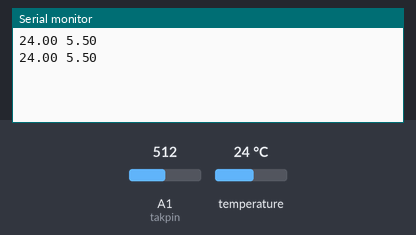
Simulated run of this sketch. Board: Arduino Uno, built with avr-gcc and run on an emulated ATmega328P. On the bench: the last lines printed to the serial monitor. Inputs (shaded band) come from the test bench; at power-on: temperature 24 °C, A1 (takpin) = 512.

Above: at 2.6 s.
2.7 s: temperature set to 12 °C
At 3.6 s:
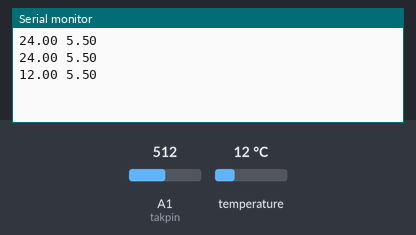
4.2 s: A1 (takpin) set to 716
At 5.5 s:
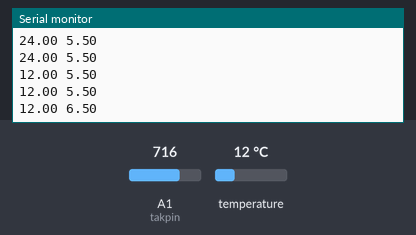
5.7 s: temperature set to 19 °C
At 6.9 s:
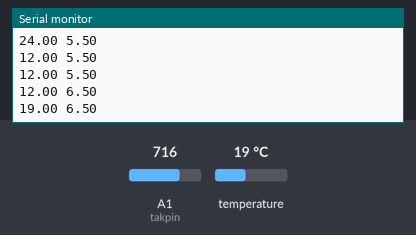
7.2 s: A1 (takpin) set to 900
At 7.9 s:
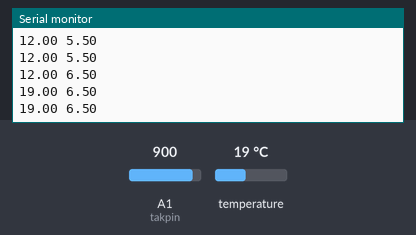
Timing chart, 0 to 9.7 s (numbered marks = the images above; inputs shaded):
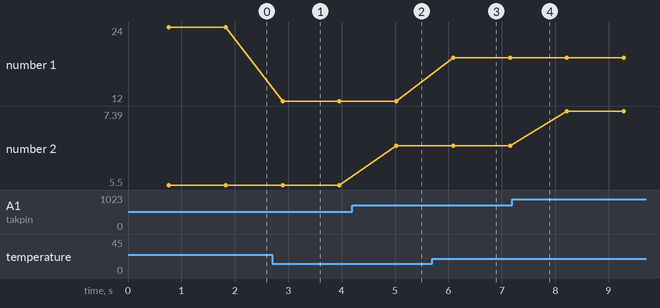

Measured:
- after the input at 2.7 s, the serial monitor: prints a new line after 0.19 s (image 1)
- after the input at 4.2 s, the serial monitor: prints a new line after 0.83 s (image 2)
- after the input at 5.7 s, the serial monitor: prints a new line after 0.39 s (image 3)
- plotted number 1: 24 → 12 after the input at 2.7 s, 12 → 19 after the input at 5.7 s
- plotted number 2: 5.5 → 6.5 after the input at 4.2 s, 6.5 → 7.39 after the input at 7.2 s

The sketch:

sensor_code.ino
```cpp
#include <OneWire.h>
#include <Servo.h>
#include <DallasTemperature.h>

//input
#define ONE_WIRE_BUS A0//수온센서
#define takpin  A1 //탁도센서

OneWire oneWire(ONE_WIRE_BUS);
DallasTemperature sensors(&oneWire);

int mode=0;

float temp(){//온도센서
  float tem=0;
  sensors.requestTemperatures();
  tem=sensors.getTempCByIndex(0);
  return tem;
}
float takdo(){//탁도센서
  int sensorValue = analogRead(takpin);
  float voltage = sensorValue * (5.0 / 1024.0)+3;
//  Serial.write((char)voltage+3);
  return voltage;
}
//void servo(){//서보모터
////  servo1.write(FILL_DEGREE);
//  delay(1000); // delay for 1 second
//  servo1.write(DISPENSE_DEGREE);
//  delay(1000);
//  servo1.write(FILL_DEGREE);
//}
void setup(void)
{
  Serial.begin(9600);
}


void loop(){

  Serial.print(temp());
  Serial.print(" ");
  Serial.println(takdo());
  delay(300);


}
```
